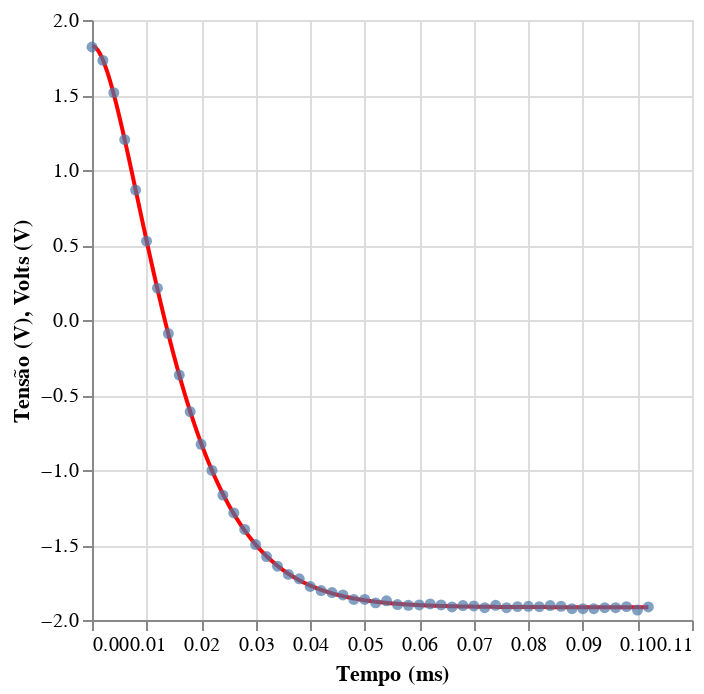

The cell this chart's notebook holds for it:
### Code cell
import pandas as pd
import numpy as np
from matplotlib import pyplot as plt
from scipy.optimize import curve_fit

data_path = "RLC-03.csv"

df = pd.read_csv(data_path)

def func(t, Voff, V_max, alfa, omega):
    beta = np.sqrt(omega**2 - alfa**2)
    return V_max * np.exp(-alfa * t) * (np.cos(beta * t) + (alfa / beta) * np.sin(beta * t)) + Voff

id_min, id_max = 0, 300
tempo = df['Time'].loc[id_min+250:id_max + 1].values
ddv = df['U_b'].loc[id_min+250:id_max + 1].values
print(tempo)

tempo = tempo - tempo[0]

x_data = np.linspace(tempo[0],tempo[-1],1000)
y_data = func(x_data,-1.9147852867706756,3.7422431373048153,118630.13754571596,121430.1523736816)

data = pd.DataFrame()
data["Time"] = x_data*1000
data["U_b"] = y_data

pontos = pd.DataFrame()
pontos["Time"] = tempo*1000
pontos["U_b"] = ddv

q =alt.Chart(data).mark_line(color="red").encode(
    alt.X("Time",title = "Tempo (ms)"),
    alt.Y("U_b", title = "Tensão (V)")
)

p =alt.Chart(pontos).mark_circle().encode(
    alt.X("Time",title = "Tempo (ms)"),
    alt.Y("U_b", title = "Volts (V)")
)

j = alt.Chart(df).mark_line().encode(
    alt.X("Time", title = "Tempo (ms)"),
    alt.Y("U_b", title = "Tensão (V)")
)
arg = [1.8,-3.7,113523,119291]

par_optimize, cov = curve_fit(
        func, tempo, ddv, p0=[arg[0], arg[1], arg[2],arg[3]], maxfev=100000
    )
print(par_optimize)
voff,vmax,alfa,omega = par_optimize
print(np.sqrt(np.diag(cov)))

with open("data_rlc(600).txt", "w") as f:
    # Escrevendo a matriz de covariância
    f.write("Matriz de Covariância:\n")
    f.write(f"{cov}\n\n")
    
    # Escrevendo as incertezas
    f.write("Incertezas:\n")
    f.write(f"Voff: {np.sqrt(np.diag(cov))[0]}\n")
    f.write(f"V_max: {np.sqrt(np.diag(cov))[1]}\n")
    f.write(f"alpha: {np.sqrt(np.diag(cov))[2]}\n")
    f.write(f"omega: {np.sqrt(np.diag(cov))[3]}\n\n")
    
    # Escrevendo os valores calculados
    f.write("Valores calculados:\n")
    f.write(f"Voff: {voff}\n")
    f.write(f"V_max: {vmax}\n")
    f.write(f"alpha: {alfa}\n")
    f.write(f"omega: {omega}\n")

q+p

### Figure 1 — Vega-Lite specification as saved in the notebook (floating-point values rounded to 4 significant figures; data arrays with more than 128 entries replaced by an {"elided": "..."} marker saying what was removed)
{"config": {"view": {"continuousWidth": 300, "continuousHeight": 300}}, "layer": [{"data": {"name": "data-32fa3668f042946edbe738ba44f53d02"}, "mark": {"type": "line", "color": "red"}, "encoding": {"x": {"field": "Time", "title": "Tempo (ms)", "type": "quantitative"}, "y": {"field": "U_b", "title": "Tensão (V)", "type": "quantitative"}}}, {"data": {"name": "data-d35b36fefb4424ba61b9ee92d27c2287"}, "mark": {"type": "circle"}, "encoding": {"x": {"field": "Time", "title": "Tempo (ms)", "type": "quantitative"}, "y": {"field": "U_b", "title": "Volts (V)", "type": "quantitative"}}}], "$schema": "https://vega.github.io/schema/vega-lite/v5.20.1.json", "datasets": {"data-32fa3668f042946edbe738ba44f53d02": {"elided": "1000 records"}, "data-d35b36fefb4424ba61b9ee92d27c2287": [{"Time": 0.0, "U_b": 1.82}, {"Time": 0.002, "U_b": 1.731}, {"Time": 0.004, "U_b": 1.516}, {"Time": 0.006, "U_b": 1.202}, {"Time": 0.008, "U_b": 0.8661}, {"Time": 0.01, "U_b": 0.5252}, {"Time": 0.012, "U_b": 0.2119}, {"Time": 0.014, "U_b": -0.09013}, {"Time": 0.016, "U_b": -0.3668}, {"Time": 0.018, "U_b": -0.6116}, {"Time": 0.02, "U_b": -0.8289}, {"Time": 0.022, "U_b": -1.003}, {"Time": 0.024, "U_b": -1.167}, {"Time": 0.026, "U_b": -1.286}, {"Time": 0.028, "U_b": -1.396}, {"Time": 0.03, "U_b": -1.497}, {"Time": 0.032, "U_b": -1.577}, {"Time": 0.034, "U_b": -1.641}, {"Time": 0.036, "U_b": -1.696}, {"Time": 0.038, "U_b": -1.726}, {"Time": 0.04, "U_b": -1.776}, {"Time": 0.042, "U_b": -1.803}, {"Time": 0.044, "U_b": -1.817}, {"Time": 0.046, "U_b": -1.833}, {"Time": 0.048, "U_b": -1.863}, {"Time": 0.05, "U_b": -1.863}, {"Time": 0.052, "U_b": -1.886}, {"Time": 0.054, "U_b": -1.872}, {"Time": 0.056, "U_b": -1.897}, {"Time": 0.058, "U_b": -1.902}, {"Time": 0.06, "U_b": -1.899}, {"Time": 0.062, "U_b": -1.893}, {"Time": 0.064, "U_b": -1.899}, {"Time": 0.066, "U_b": -1.913}, {"Time": 0.068, "U_b": -1.904}, {"Time": 0.07, "U_b": -1.906}, {"Time": 0.072, "U_b": -1.918}, {"Time": 0.074, "U_b": -1.902}, {"Time": 0.076, "U_b": -1.918}, {"Time": 0.078, "U_b": -1.911}, {"Time": 0.08, "U_b": -1.909}, {"Time": 0.082, "U_b": -1.911}, {"Time": 0.084, "U_b": -1.904}, {"Time": 0.086, "U_b": -1.909}, {"Time": 0.088, "U_b": -1.925}, {"Time": 0.09, "U_b": -1.925}, {"Time": 0.092, "U_b": -1.925}, {"Time": 0.094, "U_b": -1.918}, {"Time": 0.096, "U_b": -1.918}, {"Time": 0.098, "U_b": -1.911}, {"Time": 0.1, "U_b": -1.934}, {"Time": 0.102, "U_b": -1.913}]}}
